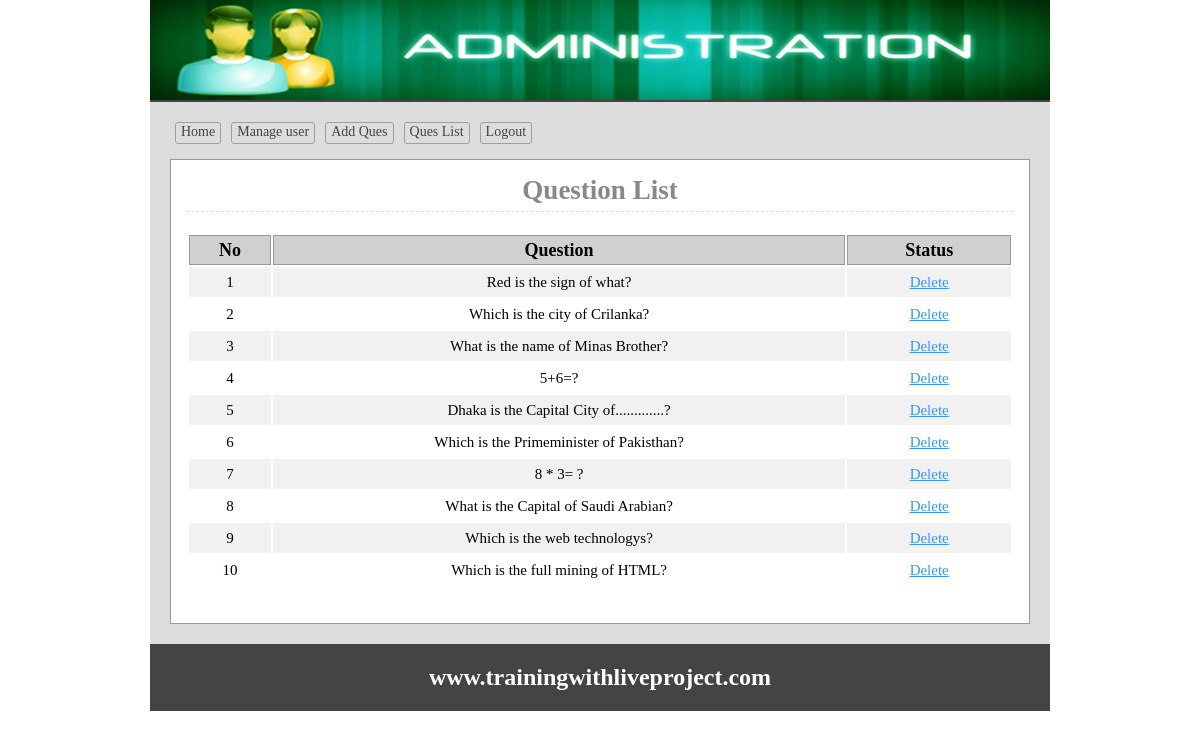
Screenshot of /admin/questionlist.php with the database file from the repository.
### tables this page shows
CREATE TABLE `tbl_question` (
  `quesId` int(11) NOT NULL,
  `quesNo` int(11) NOT NULL,
  `ques` text NOT NULL
);

### lib/Database.php (called while the page is built, shortened)
<?php
Class Database{
	public $host   = DB_HOST;
	public $user   = DB_USER;
	public $pass   = DB_PASS;
	public $dbname = DB_NAME;
	public $link;
	private function connectDB(){
	$this->link = new mysqli($this->host, $this->user, $this->pass, $this->dbname);
 }
	public function select($query){
		$result = $this->link->query($query) or die($this->link->error.__LINE__);
		if($result->num_rows > 0){
			return $result;
		} else {
			return false;
		}
	}
}

### classes/question.php (called while the page is built, shortened)
<?php
$filepath=realpath(dirname(__FILE__));
include_once ($filepath."/../lib/Database.php");
class Question{
	private $db;
	public function __construct(){
		$this->db=new Database();
	}
public function getQues(){
	$query="SELECT*FROM tbl_question ORDER BY quesNo ASC";
	$result=$this->db->select($query);
	if($result){
		return $result;
	}else{
		$msg="No Question Found";
		return $msg;
	}
}
}
?>

### admin/questionlist.php (the view, shortened to what this page needs)
<?php
    $filepath = realpath(dirname(__FILE__));
	include_once ($filepath.'/inc/header.php');
?>
<div class="main">
<h1>Question List</h1>
<table class="tblone">
	<tr>
		<th width="10%">No</th>
		<th width="70%">Question</th>
		<th width="20%">Status</th>
	</tr>
	<?php
		$getQues=$ques->getQues();
		$i=0;
		if($getQues){
		while ($value=$getQues->fetch_assoc()) {
		$i++;
	?>
	<tr>
		<td><?php echo $i; ?></td>
		<td><?php echo $value['ques']; ?></td>
		<td>
		<a onclick="return confirm('Are You Sure to Delete....')" href="?delques=<?php echo $value['quesNo']; ?>">Delete</a></td>
	</tr>
<?php } } ?>
</table>
</div>
<?php include 'inc/footer.php'; ?>

### admin/inc/header.php (shortened to what this page needs)
<?php
    $filepath = realpath(dirname(__FILE__));
	include_once ($filepath.'/../../classes/question.php');
	$ques=new Question();
?>
<!doctype html>
<html>
<head>
	<link rel="stylesheet" href="css/admin.css">
</head>
<body>
<div class="phpcoding">
	<section class="headeroption"></section>
		<section class="maincontent">
		<div class="menu">
		<ul>
			<li><a href="index.php">Home</a></li>
			<li><a href="manageuser.php">Manage user</a></li>
			<li><a href="addques.php">Add Ques</a></li>
			<li><a href="questionlist.php">Ques List</a></li>
			<li><a href="?action=logout">Logout</a></li>
		</ul>
	 </div>

### admin/inc/footer.php
 </section>
<section class="footeroption">
		<h2><?php echo "www.trainingwithliveproject.com"; ?></h2>
	</section>
</div>
</body>
</html>

### admin/css/admin.css (style rules this page uses)
* { margin:0;padding:0;outline:none }
body { font-family:verdana }
.phpcoding { width:900px; margin: 0 auto;background:#ddd }
.headeroption { background: #444 url("../img/adminbanner.png") no-repeat scroll 0 0; border-bottom: 2px solid #444444; height: 100px; }
.footeroption { background:#444;color:#fff;text-align:center;padding:20px; }
.headeroption h2, .footeroption h2 { margin:0;font-size:24px }
.maincontent { font-size: 18px; min-height: 430px; padding: 20px; }
.tblone { width:100%;border:1px solid #fff;margin:20px 0 }
.tblone td { font-size: 15px; padding: 5px 10px; text-align: center; }
table.tblone th { background-color: #d0d0d0; border: 1px solid #999; }
table.tblone tr:nth-child(2n+1) { background:#fff;height:30px; }
table.tblone tr:nth-child(2n) { background:#f1f1f1;height:30px; }
.tblone td a { color:#3399FF; }
.main { background: #fff none repeat scroll 0 0; border: 1px solid #999; margin-top: 10px; min-height: 368px; padding: 15px; width: 828px; }
.main h1 { border-bottom: 1px dashed #ddd; color: #888; margin: 0 0 5px; text-align: center; padding-bottom: 5px; }
.menu { overflow:hidden; }
.menu ul { margin:0;padding:0;list-style:none }
.menu ul li { display:block;float:left; }
.menu ul li a { border: 1px solid #9f9f9f; border-radius: 3px; color: #444; display: block; font-size: 14px; margin: 0 5px 5px; padding: 1px 5px 3px; text-decoration: none; }

### rows the page displays
tbl_question: ques "Red is the sign of what?"
tbl_question: ques "Which is the city of Crilanka?"
tbl_question: ques "What is the name of Minas Brother?"
tbl_question: ques "5+6=?"
tbl_question: ques "Dhaka is the Capital City of.............?"
tbl_question: ques "Which is the Primeminister of Pakisthan?"
tbl_question: ques "8 * 3= ?"
tbl_question: ques "What is the Capital of Saudi Arabian?"
tbl_question: ques "Which is the web technologys?"
tbl_question: ques "Which is the full mining of HTML?"
